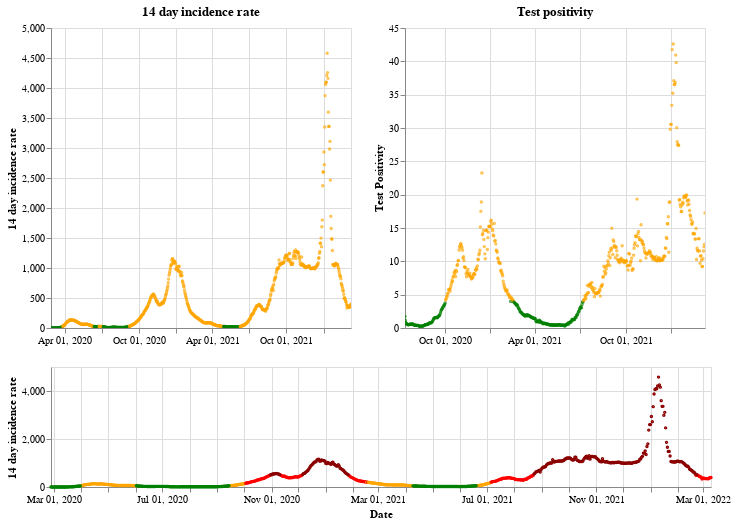

Notebook source saved alongside this figure:
### Markdown cell above
## Wales

### Code cell
plot_traffic_light('Wales')

### Figure 1 — Vega-Lite specification as saved in the notebook (floating-point values rounded to 4 significant figures; data arrays with more than 128 entries replaced by an {"elided": "..."} marker saying what was removed)
{"config": {"view": {"continuousWidth": 400, "continuousHeight": 300}}, "vconcat": [{"hconcat": [{"mark": {"type": "point", "size": 2}, "encoding": {"color": {"condition": {"value": "green", "test": "(datum.twoWeeklyCasesRate <= 25)"}, "value": "orange"}, "tooltip": [{"type": "nominal", "field": "areaName"}, {"type": "temporal", "field": "date"}, {"type": "quantitative", "field": "twoWeeklyCasesRate"}, {"type": "quantitative", "field": "testPositivity"}], "x": {"type": "temporal", "axis": {"title": ""}, "field": "date", "scale": {"domain": {"selection": "DateBrush"}}, "timeUnit": "yearmonthdate"}, "y": {"type": "quantitative", "axis": {"title": "14 day incidence rate"}, "field": "twoWeeklyCasesRate"}}, "title": "14 day incidence rate", "width": 300}, {"mark": {"type": "point", "size": 2}, "encoding": {"color": {"condition": {"value": "green", "test": "(datum.testPositivity <= 4)"}, "value": "orange"}, "tooltip": [{"type": "nominal", "field": "areaName"}, {"type": "temporal", "field": "date"}, {"type": "quantitative", "field": "twoWeeklyCasesRate"}, {"type": "quantitative", "field": "testPositivity"}], "x": {"type": "temporal", "axis": {"title": ""}, "field": "date", "scale": {"domain": {"selection": "DateBrush"}}, "timeUnit": "yearmonthdate"}, "y": {"type": "quantitative", "axis": {"title": "Test Positivity"}, "field": "testPositivity"}}, "title": "Test positivity", "width": 300}]}, {"layer": [{"mark": {"type": "point", "size": 2}, "encoding": {"color": {"condition": {"value": "orange", "test": "(((datum.testPositivity < 4) && (datum.twoWeeklyCasesRate >= 50)) && (datum.twoWeeklyCasesRate < 200))"}, "value": "red"}, "opacity": {"condition": {"value": 1, "test": "((datum.twoWeeklyCasesRate >= 50) && (datum.twoWeeklyCasesRate < 500))"}, "value": 0}, "tooltip": [{"type": "nominal", "field": "areaName"}, {"type": "temporal", "field": "date"}, {"type": "quantitative", "field": "twoWeeklyCasesRate"}, {"type": "quantitative", "field": "testPositivity"}], "x": {"type": "temporal", "axis": {"title": "Date"}, "field": "date", "timeUnit": "yearmonthdate"}, "y": {"type": "quantitative", "axis": {"title": "14 day incidence rate"}, "field": "twoWeeklyCasesRate"}}, "selection": {"DateBrush": {"type": "interval", "encodings": ["x"], "fields": ["Time"]}}}, {"mark": {"type": "point", "size": 2}, "encoding": {"color": {"value": "darkred"}, "opacity": {"condition": {"value": 1, "test": "(datum.twoWeeklyCasesRate >= 500)"}, "value": 0}, "tooltip": [{"type": "nominal", "field": "areaName"}, {"type": "temporal", "field": "date"}, {"type": "quantitative", "field": "twoWeeklyCasesRate"}, {"type": "quantitative", "field": "testPositivity"}], "x": {"type": "temporal", "axis": {"title": "Date"}, "field": "date", "timeUnit": "yearmonthdate"}, "y": {"type": "quantitative", "axis": {"title": "14 day incidence rate"}, "field": "twoWeeklyCasesRate"}}}, {"mark": {"type": "point", "size": 2}, "encoding": {"color": {"condition": {"value": "green", "test": "((datum.testPositivity < 4) && (datum.twoWeeklyCasesRate < 50))"}, "value": "orange"}, "opacity": {"condition": {"value": 1, "test": "(datum.twoWeeklyCasesRate < 50)"}, "value": 0}, "tooltip": [{"type": "nominal", "field": "areaName"}, {"type": "temporal", "field": "date"}, {"type": "quantitative", "field": "twoWeeklyCasesRate"}, {"type": "quantitative", "field": "testPositivity"}], "x": {"type": "temporal", "axis": {"title": "Date"}, "field": "date", "timeUnit": "yearmonthdate"}, "y": {"type": "quantitative", "axis": {"title": "14 day incidence rate"}, "field": "twoWeeklyCasesRate"}}}], "height": 120, "width": 660}], "data": {"name": "data-d6a5eb129bf49a4d636b640d1e5ffdd9"}, "$schema": "https://vega.github.io/schema/vega-lite/v4.8.1.json", "datasets": {"data-d6a5eb129bf49a4d636b640d1e5ffdd9": {"elided": "743 records"}}}
